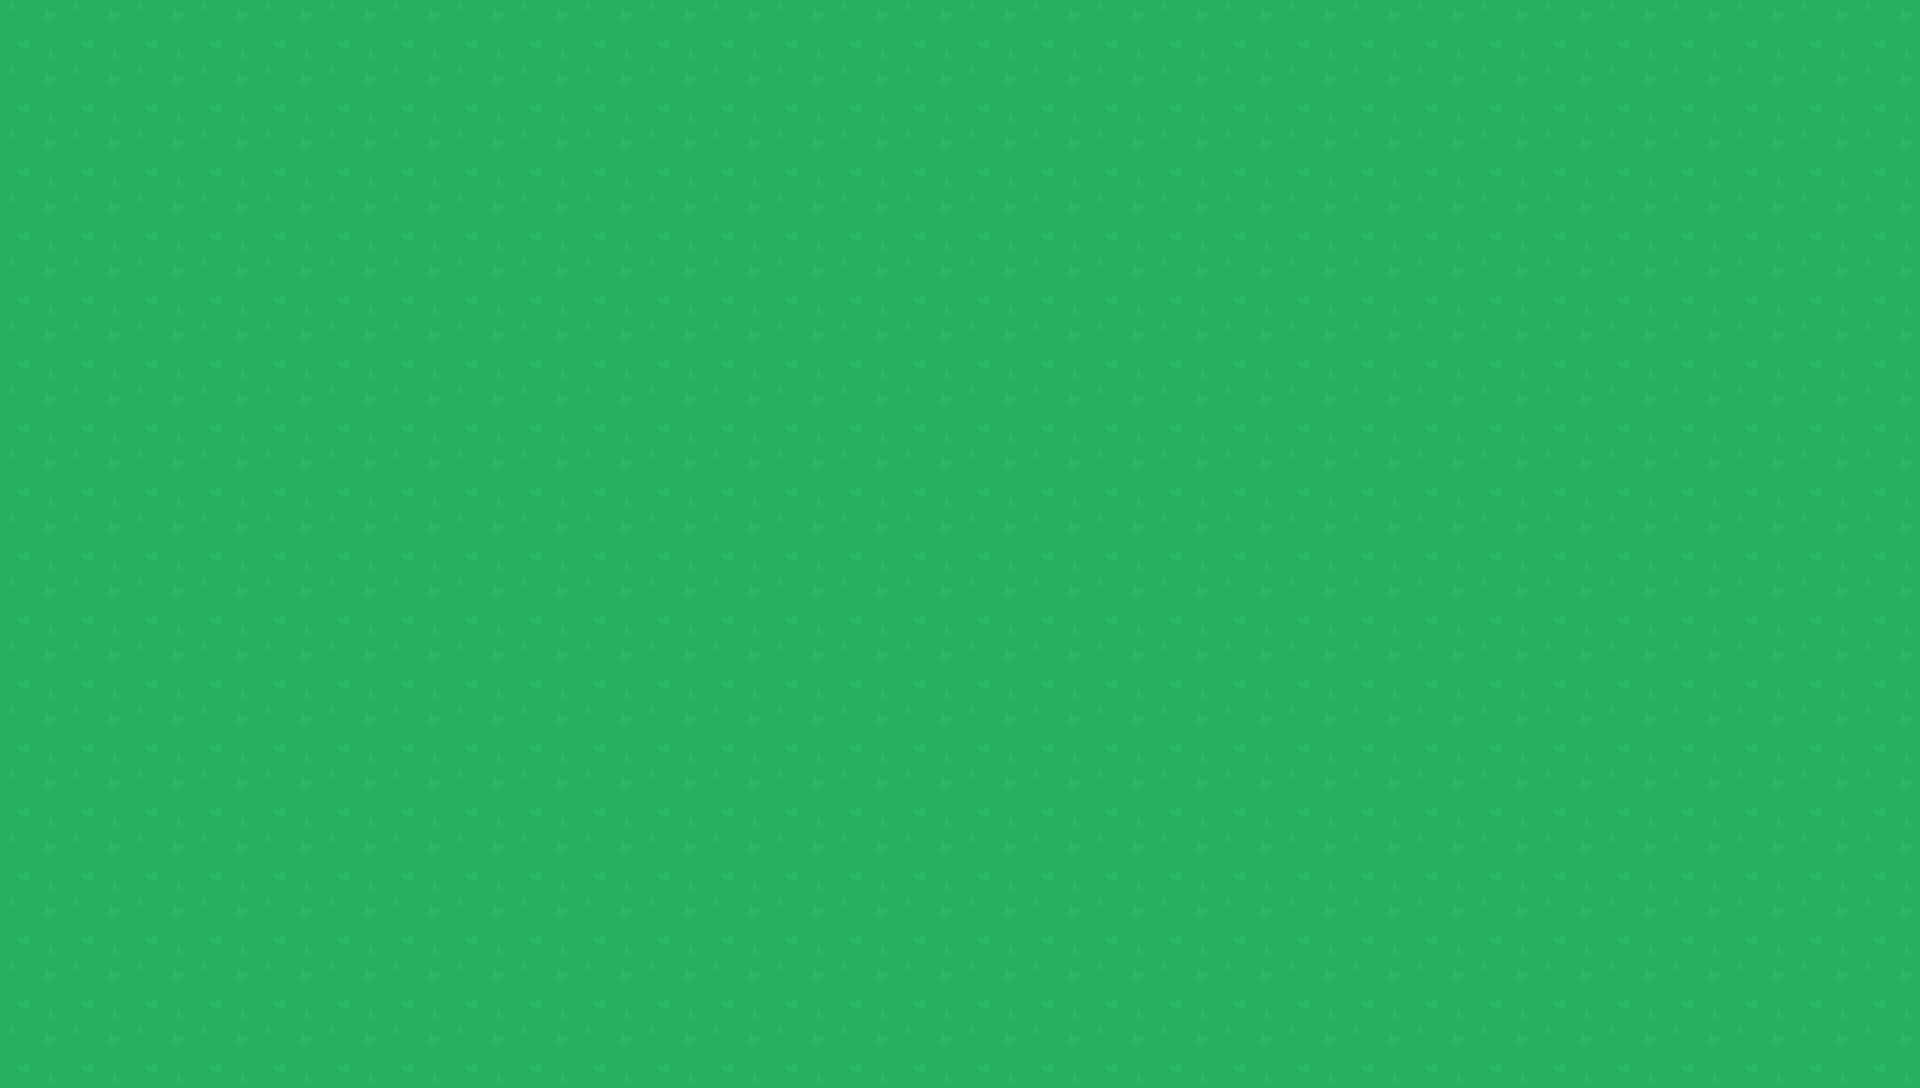

The image is a tile-based game level rendered from a .tmx file. Its description and complete source (layers, tilesets, objects, tile grids) follow:
An orthogonal 30x17 tile map with 64x64 px tiles, 1 tile layer (Tile Layer 1).

<map version="1.0" tiledversion="1.1.2" orientation="orthogonal" renderorder="right-down" width="30" height="17" tilewidth="64" tileheight="64" infinite="0" nextobjectid="1">
 <tileset firstgid="1" name="t1" tilewidth="64" tileheight="64" spacing="10" tilecount="540" columns="27">
  <image source="../Sprites/Spritesheet/spritesheet_tiles.png" width="1988" height="1470" />
 </tileset>
 <layer name="Tile Layer 1" width="30" height="17">
  <data encoding="csv">
2,2,2,2,2,2,2,2,2,2,2,2,2,2,2,2,2,2,2,2,2,2,2,2,2,2,2,2,2,2,
2,2,2,2,2,2,2,2,2,2,2,2,2,2,2,2,2,2,2,2,2,2,2,2,2,2,2,2,2,2,
2,2,2,2,2,2,2,2,2,2,2,2,2,2,2,2,2,2,2,2,2,2,2,2,2,2,2,2,2,2,
2,2,2,2,2,2,2,2,2,2,2,2,2,2,2,2,2,2,2,2,2,2,2,2,2,2,2,2,2,2,
2,2,2,2,2,2,2,2,2,2,2,2,2,2,2,2,2,2,2,2,2,2,2,2,2,2,2,2,2,2,
2,2,2,2,2,2,2,2,2,2,2,2,2,2,2,2,2,2,2,2,2,2,2,2,2,2,2,2,2,2,
2,2,2,2,2,2,2,2,2,2,2,2,2,2,2,2,2,2,2,2,2,2,2,2,2,2,2,2,2,2,
2,2,2,2,2,2,2,2,2,2,2,2,2,2,2,2,2,2,2,2,2,2,2,2,2,2,2,2,2,2,
2,2,2,2,2,2,2,2,2,2,2,2,2,2,2,2,2,2,2,2,2,2,2,2,2,2,2,2,2,2,
2,2,2,2,2,2,2,2,2,2,2,2,2,2,2,2,2,2,2,2,2,2,2,2,2,2,2,2,2,2,
2,2,2,2,2,2,2,2,2,2,2,2,2,2,2,2,2,2,2,2,2,2,2,2,2,2,2,2,2,2,
2,2,2,2,2,2,2,2,2,2,2,2,2,2,2,2,2,2,2,2,2,2,2,2,2,2,2,2,2,2,
2,2,2,2,2,2,2,2,2,2,2,2,2,2,2,2,2,2,2,2,2,2,2,2,2,2,2,2,2,2,
2,2,2,2,2,2,2,2,2,2,2,2,2,2,2,2,2,2,2,2,2,2,2,2,2,2,2,2,2,2,
2,2,2,2,2,2,2,2,2,2,2,2,2,2,2,2,2,2,2,2,2,2,2,2,2,2,2,2,2,2,
2,2,2,2,2,2,2,2,2,2,2,2,2,2,2,2,2,2,2,2,2,2,2,2,2,2,2,2,2,2,
2,2,2,2,2,2,2,2,2,2,2,2,2,2,2,2,2,2,2,2,2,2,2,2,2,2,2,2,2,2,</data>
 </layer></map>
